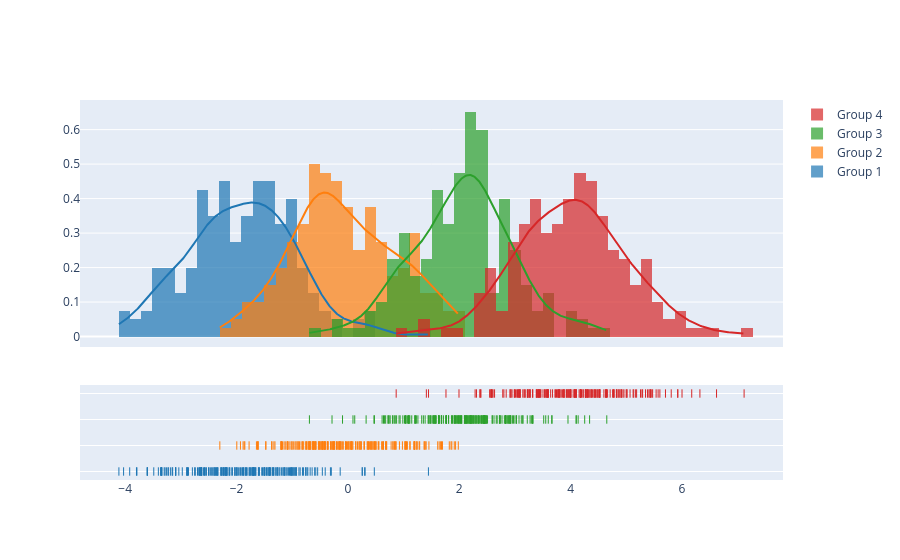

Notebook code cell kept with this figure:
### Code cell
import plotly.figure_factory as ff

# Add histogram data
x1 = np.random.randn(200) - 2
x2 = np.random.randn(200)
x3 = np.random.randn(200) + 2
x4 = np.random.randn(200) + 4

# Group data together
hist_data = [x1, x2, x3, x4]

group_labels = ['Group 1', 'Group 2', 'Group 3', 'Group 4']

# Create distplot with custom bin_size
fig = ff.create_distplot(hist_data, group_labels, bin_size=.2)
fig.show()

### Figure 1 — Plotly figure (JSON) as saved in the notebook; plotly's stock layout.template omitted (floating-point values rounded to 4 significant figures; data arrays with more than 128 entries replaced by an {"elided": "..."} marker saying what was removed)
{"data": [{"autobinx": false, "histnorm": "probability density", "legendgroup": "Group 1", "marker": {"color": "rgb(31, 119, 180)"}, "name": "Group 1", "opacity": 0.7, "type": "histogram", "x": {"elided": "200 float values"}, "xaxis": "x", "xbins": {"end": 1.446, "size": 0.2, "start": -4.113}, "yaxis": "y"}, {"autobinx": false, "histnorm": "probability density", "legendgroup": "Group 2", "marker": {"color": "rgb(255, 127, 14)"}, "name": "Group 2", "opacity": 0.7, "type": "histogram", "x": {"elided": "200 float values"}, "xaxis": "x", "xbins": {"end": 1.982, "size": 0.2, "start": -2.3}, "yaxis": "y"}, {"autobinx": false, "histnorm": "probability density", "legendgroup": "Group 3", "marker": {"color": "rgb(44, 160, 44)"}, "name": "Group 3", "opacity": 0.7, "type": "histogram", "x": {"elided": "200 float values"}, "xaxis": "x", "xbins": {"end": 4.649, "size": 0.2, "start": -0.6919}, "yaxis": "y"}, {"autobinx": false, "histnorm": "probability density", "legendgroup": "Group 4", "marker": {"color": "rgb(214, 39, 40)"}, "name": "Group 4", "opacity": 0.7, "type": "histogram", "x": {"elided": "200 float values"}, "xaxis": "x", "xbins": {"end": 7.115, "size": 0.2, "start": 0.8664}, "yaxis": "y"}, {"legendgroup": "Group 1", "marker": {"color": "rgb(31, 119, 180)"}, "mode": "lines", "name": "Group 1", "showlegend": false, "type": "scatter", "x": {"elided": "500 float values"}, "xaxis": "x", "y": {"elided": "500 float values"}, "yaxis": "y"}, {"legendgroup": "Group 2", "marker": {"color": "rgb(255, 127, 14)"}, "mode": "lines", "name": "Group 2", "showlegend": false, "type": "scatter", "x": {"elided": "500 float values"}, "xaxis": "x", "y": {"elided": "500 float values"}, "yaxis": "y"}, {"legendgroup": "Group 3", "marker": {"color": "rgb(44, 160, 44)"}, "mode": "lines", "name": "Group 3", "showlegend": false, "type": "scatter", "x": {"elided": "500 float values"}, "xaxis": "x", "y": {"elided": "500 float values"}, "yaxis": "y"}, {"legendgroup": "Group 4", "marker": {"color": "rgb(214, 39, 40)"}, "mode": "lines", "name": "Group 4", "showlegend": false, "type": "scatter", "x": {"elided": "500 float values"}, "xaxis": "x", "y": {"elided": "500 float values"}, "yaxis": "y"}, {"legendgroup": "Group 1", "marker": {"color": "rgb(31, 119, 180)", "symbol": "line-ns-open"}, "mode": "markers", "name": "Group 1", "showlegend": false, "type": "scatter", "x": {"elided": "200 float values"}, "xaxis": "x", "y": {"elided": "200 str values"}, "yaxis": "y2"}, {"legendgroup": "Group 2", "marker": {"color": "rgb(255, 127, 14)", "symbol": "line-ns-open"}, "mode": "markers", "name": "Group 2", "showlegend": false, "type": "scatter", "x": {"elided": "200 float values"}, "xaxis": "x", "y": {"elided": "200 str values"}, "yaxis": "y2"}, {"legendgroup": "Group 3", "marker": {"color": "rgb(44, 160, 44)", "symbol": "line-ns-open"}, "mode": "markers", "name": "Group 3", "showlegend": false, "type": "scatter", "x": {"elided": "200 float values"}, "xaxis": "x", "y": {"elided": "200 str values"}, "yaxis": "y2"}, {"legendgroup": "Group 4", "marker": {"color": "rgb(214, 39, 40)", "symbol": "line-ns-open"}, "mode": "markers", "name": "Group 4", "showlegend": false, "type": "scatter", "x": {"elided": "200 float values"}, "xaxis": "x", "y": {"elided": "200 str values"}, "yaxis": "y2"}], "layout": {"barmode": "overlay", "hovermode": "closest", "legend": {"traceorder": "reversed"}, "xaxis": {"anchor": "y2", "domain": [0.0, 1.0], "zeroline": false}, "yaxis": {"anchor": "free", "domain": [0.35, 1], "position": 0.0}, "yaxis2": {"anchor": "x", "domain": [0, 0.25], "dtick": 1, "showticklabels": false}}}
